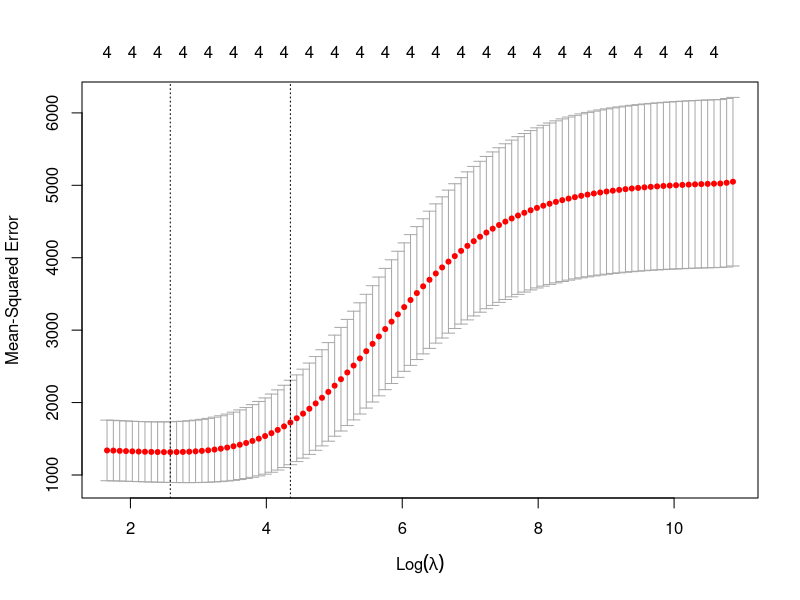

Reproduce this figure in R.
data(mtcars)
head(mtcars)
summary(mtcars)

install.packages("glmnet")
library(glmnet)

#response variable
y = mtcars$hp

#matrix of predictor variables
x = data.matrix(mtcars[, c('mpg', 'wt', 'drat', 'qsec')])


#k-fold cross-validation
cv_model <- cv.glmnet(x, y, alpha = 0)

#find optimal lambda value that minimizes test MSE
best_lambda <- cv_model$lambda.min
best_lambda


#plot of test MSE
plot(cv_model) 

#coefficients of best model
best_model <- glmnet(x, y, alpha = 0, lambda = best_lambda)
coef(best_model)

#new observation
new = matrix(c(24, 2.5, 3.5, 18.5), nrow=1, ncol=4) 

#lasso regression model to predict response value
predict(best_model, s = best_lambda, newx = new)
